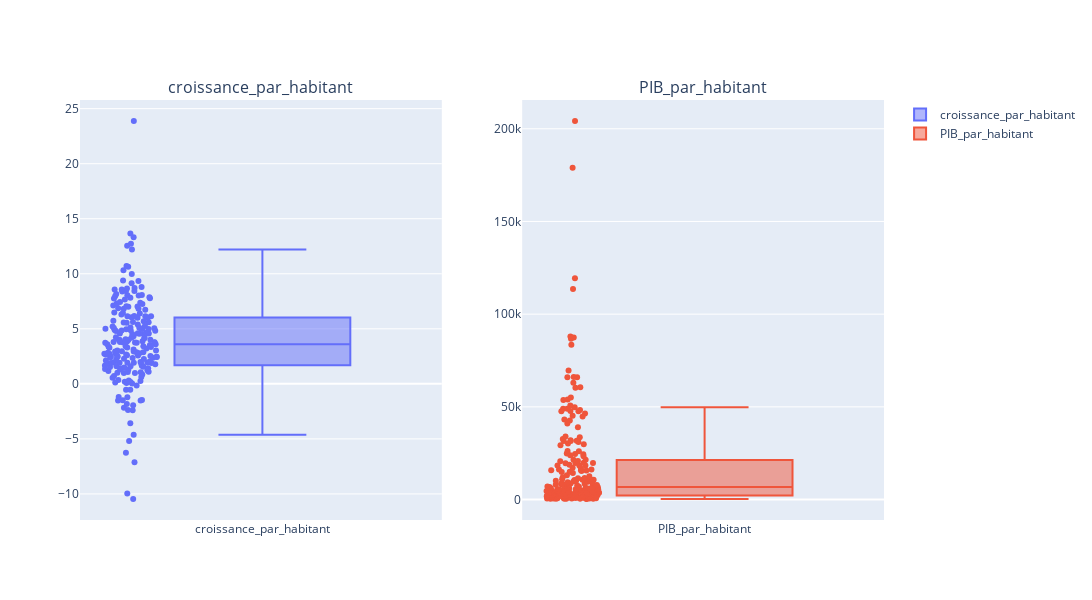

This figure's notebook cell:
### Code cell
boxplot_columns(pib)

### Figure 1 — Plotly figure (JSON) as saved in the notebook; plotly's stock layout.template omitted (floating-point values rounded to 4 significant figures; data arrays with more than 128 entries replaced by an {"elided": "..."} marker saying what was removed)
{"data": [{"boxpoints": "all", "hovertext": {"elided": "211 str values"}, "name": "croissance_par_habitant", "type": "box", "xaxis": "x", "y": {"elided": "211 float values"}, "yaxis": "y"}, {"boxpoints": "all", "hovertext": {"elided": "211 str values"}, "name": "PIB_par_habitant", "type": "box", "xaxis": "x2", "y": {"elided": "211 float values"}, "yaxis": "y2"}], "layout": {"annotations": [{"font": {"size": 16}, "showarrow": false, "text": "croissance_par_habitant", "x": 0.225, "xanchor": "center", "xref": "paper", "y": 1, "yanchor": "bottom", "yref": "paper"}, {"font": {"size": 16}, "showarrow": false, "text": "PIB_par_habitant", "x": 0.775, "xanchor": "center", "xref": "paper", "y": 1, "yanchor": "bottom", "yref": "paper"}], "height": 600, "width": 1700, "xaxis": {"anchor": "y", "domain": [0, 0.45]}, "xaxis2": {"anchor": "y2", "domain": [0.55, 1]}, "yaxis": {"anchor": "x", "domain": [0, 1]}, "yaxis2": {"anchor": "x2", "domain": [0, 1]}}}
